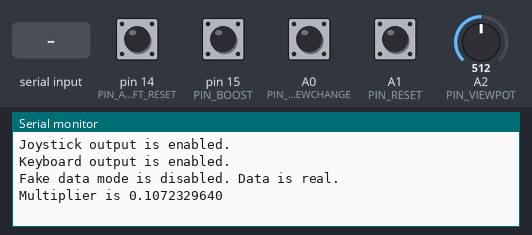
Bench run of a sketch on a simulated Arduino Leonardo, built with avr-gcc and run on an emulated ATmega32U4. On the bench: the last lines printed to the serial monitor. The test bench sets the inputs (shaded band); at power-on: A0 (PIN_VIEWCHANGE), A1 (PIN_RESET), pin 14 (PIN_AIRCRAFT_RESET), pin 15 (PIN_BOOST) HIGH, A2 (PIN_VIEWPOT) = 512. Random numbers use the default seed unless the sketch sets one; USB keyboard and mouse output is not drawn.

Above: at 1.2 s.
1.3 s: A2 (PIN_VIEWPOT) set to 245
At 2.5 s:
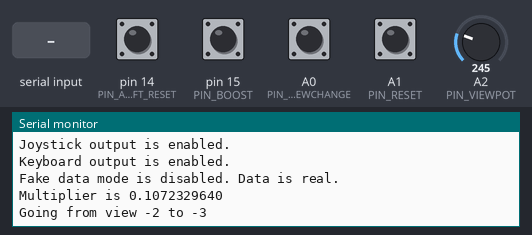
3.1 s: "d90\n" received over Serial
At 4.3 s:
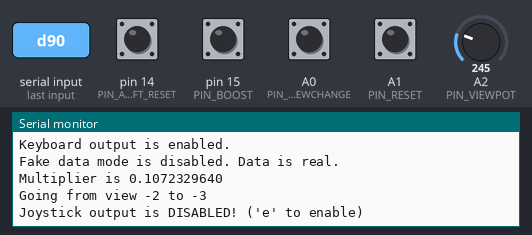
4.6 s: byte 122 ('z') received over Serial
At 5.7 s:
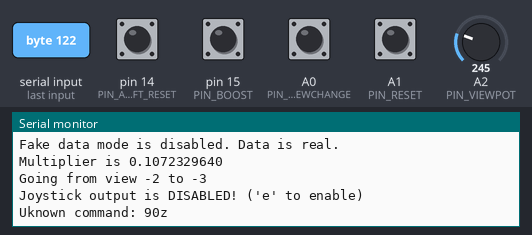
6.1 s: "k90\n" received over Serial
At 6.9 s:
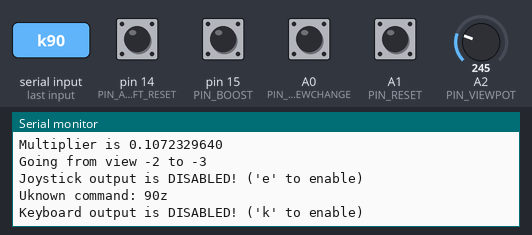
7.6 s: "f90\n" received over Serial
At 8.0 s:
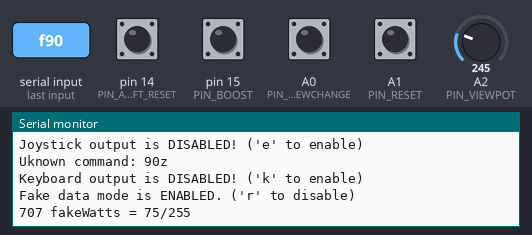
9.1 s: byte 122 ('z') received over Serial
Timing chart, 0 to 11.6 s (numbered marks = the images above; inputs shaded):
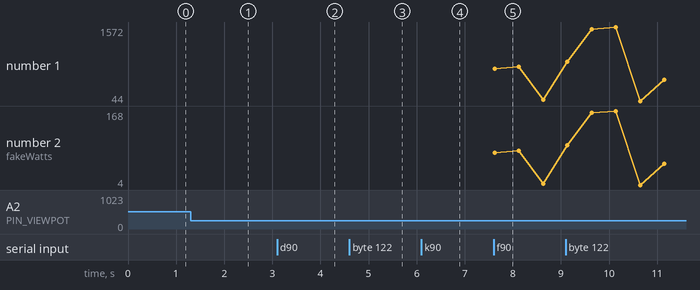

Measured:
- after the input at 1.3 s, the serial monitor: prints a new line after 0.38 s (image 1)
- after the input at 3.1 s, the serial monitor: prints a new line at once (image 2)
- after the input at 4.6 s, the serial monitor: prints a new line at once (image 3)
- after the input at 6.1 s, the serial monitor: prints a new line at once (image 4)
- after the input at 7.6 s, the serial monitor: prints a new line at once (image 5)

The sketch:

arduinomicro_joystick.ino
```cpp
#include "Joystick.h"
#include <stdint.h>
#include <Keyboard.h>

//change log notes starting with v32
//v32 -- change rate of Keep Awake to 60000 milliseconds
//v33 -- fixed bug re: *watts comparison for KEEP_AWAKE test
//v34 -- fix view change knob centering problem (limit to 4 moves each side of center, and auto re-center)
//v35 -- fix notes on number of view change knob 'clicks' (4 each side) + fix some other nots
//v36 -- change view change knob to limit to 3 clicks each side

// Pin for the view angle potentiometer, comment out to disable this functionality
#define PIN_VIEWPOT A2
// Calibration values
#define VIEWPOT_MAX 1023
#define VIEWPOT_MIN 0
// Uncomment to reverse the potentiometer direction (software alternative to swapping the power wires of the pot)
//#define VIEWPOT_REVERSE
// Which joystick buttons are bound to view left and right in the simulator
#define JOY_BTN_VIEWRIGHT 10
#define JOY_BTN_VIEWLEFT 11

// Pin for the Aircraft Reset (aka "Reset Aircraft")
//that positions aircraft on runway 27 when airplane is at Lasham
//and Kremer Contest in Aircraft Options is set to on
#define PIN_AIRCRAFT_RESET 14
// Uncomment if this input is active-low
#define PIN_AIRCRAFT_RESET_ACTIVELOW
// The code to run when the button changes state to active
// - see https://www.arduino.cc/en/Reference/KeyboardModifiers
#define BTN_AIRCRAFT_RESET_PRESS  Keyboard.press('r')
// The code to run when the button changes state to inactive
#define BTN_AIRCRAFT_RESET_UNPRESS Keyboard.release('r')


// Pin for the temporary boost button, comment out to disable this functionality
#define PIN_BOOST 15
// Uncomment if this input is active-low
#define PIN_BOOST_ACTIVELOW
// Boost button duration in milliseconds (changed to 15000 ms on 28-Sep-2019)
#define BOOST_DURATION 15000L
// Set to 2.0f for 2x boost, 3.0f for 3x boost, etc (changed to 3.0f on 28-Sep-2019)
#define BOOST_MULTIPLIER 3.0f


// Pin for the reset simulation button
#define PIN_RESET A1
// Uncomment if this input is active-low
#define PIN_RESET_ACTIVELOW
// The code to run when the button changes state to active
// - see https://www.arduino.cc/en/Reference/KeyboardModifiers
#define BTN_RESET_PRESS Keyboard.press(KEY_LEFT_SHIFT);Keyboard.press(KEY_ESC)
// The code to run when the button changes state to inactive
#define BTN_RESET_UNPRESS Keyboard.release(KEY_ESC);Keyboard.release(KEY_LEFT_SHIFT)

// Pin for the view change button
#define PIN_VIEWCHANGE A0
// Uncomment if this input is active-low
#define PIN_VIEWCHANGE_ACTIVELOW
// The code to run when the button changes state to active
// - see https://www.arduino.cc/en/Reference/KeyboardModifiers
#define BTN_VIEWCHANGE_PRESS Keyboard.press('v')
// The code to run when the button changes state to inactive
#define BTN_VIEWCHANGE_UNPRESS Keyboard.release('v')

//The FlightGear center view shortcut (set every time view change knob is centered)
#define RECENTER_VIEW_PRESS Keyboard.press(KEY_LEFT_SHIFT);Keyboard.press(KEY_UP_ARROW)
#define RECENTER_VIEW_UNPRESS Keyboard.release(KEY_UP_ARROW);Keyboard.release(KEY_LEFT_SHIFT)

// Called whenever we get power data from the pedals, used to prevent the computer from going into screensaver mode
// Left bracket is flaps up, which does nothing on the current SUMPAC sim
#define KEEP_AWAKE Keyboard.write('[')
// Minimum milliseconds between keep awake events
// changed KEEP_AWAKE_PERIOD to UL data type (instead of L) to fix timing bug
#define KEEP_AWAKE_PERIOD 60000UL
// Watts reading needs to be greater than this number to trigger keep-awake
#define KEEP_AWAKE_THRESHOLD 3

// Display heartbeat on this joystick button output, comment out to disable this functionality
#define JOY_BTN_BLINK 0
// Display fake data state on a joystick button output, comment out to disable this functionality
#define JOY_BTN_FAKEDATA 1

// 255 = 100% throttle = 2378 watts to conform to the DaSH simulator
#define DEFAULT_MULTIPLIER (255.0f / 2378.0f)

// Print a byte as a 2-character hex value
void printHex(uint8_t val) {
  if (val < 16) {
    Serial.write('0');
  }
  Serial.print(val, HEX);
}

// Code that handles getting wattage data from the serial
#define START_VAL 0xFFFF
#define END_VAL 0xBEEF
typedef struct {
  uint16_t startVal;
  uint16_t watts;
  uint16_t checksum;
  uint16_t endVal;
} Packet, *PacketPtr;
// Returns a pointer to the current wattage read from the serial port, if there's no valid packet it returns NULL
uint16_t *readPacket() {
  static uint8_t buf[sizeof(Packet)];
  const static PacketPtr packet = (PacketPtr) (&buf);
  static int8_t debug_i = sizeof(Packet);
  static uint16_t ret_watts = 0;

  while (Serial1.available()) {
    // Shift bytes down the buffer, shifting in the new Serial1 byte
    if (debug_i == 0 && Serial) printHex(buf[0]); // write out bytes that weren't part of a packet
    else debug_i--; // ignore bytes that were in a packet
    for (uint8_t i = 0; i < sizeof(Packet) - 1; i++) {
      buf[i] = buf[i + 1];
    }
    buf[sizeof(Packet) - 1] = Serial1.read();

    // Check if the packet is valid
    if (packet->startVal == START_VAL && packet->endVal == END_VAL) {
      if ((packet->watts + packet->checksum) == 0) {
        // packet is valid, return the data
        ret_watts = packet->watts;
        debug_i = sizeof(Packet);
        return &ret_watts;
      }
    }
  }
  // Didn't find a valid packet to return and we've run out of Serial1 data
  return NULL;
}

// Return a new fake value every 0.5 seconds
uint16_t *fakePacket() {
  static uint16_t watts = 0;
  static unsigned long lastTime = 0;
  if (millis() > lastTime + 500) {
    watts = random(0, 2300);
    lastTime = millis();
    return &watts;
  } else {
    return NULL;
  }
}

// Values changeable from the USB command interface
// throttle = watts * multiplier. Gets modified by boost button (if applicable)
static float multiplier = DEFAULT_MULTIPLIER;
// Doesn't output any joystick data while false
static bool enabled = true;
// Doesn't output any keyboard data while false
static bool kbenabled = true;
// Whether or not to use the fakePacket function instead of readPacket
static bool fakeDataMode = false;


// Print Joystick output status
void pStatJoy() {
  if (enabled) Serial.println("Joystick output is enabled.");
  else Serial.println("Joystick output is DISABLED! ('e' to enable)");
}
// Print Keyboard output status
void pStatKB() {
  if (kbenabled) Serial.println("Keyboard output is enabled.");
  else Serial.println("Keyboard output is DISABLED! ('k' to enable)");
}
// Print Fake Data Mode status
void pStatFake() {
  if (fakeDataMode) Serial.println("Fake data mode is ENABLED. ('r' to disable)");
  else Serial.println("Fake data mode is disabled. Data is real.");
}
// Print Multiplier value
void pStatMult() {
  Serial.print("Multiplier is ");
  Serial.println(multiplier, 10);
}
// Print statuses and values
void printStatus() {
  pStatJoy();
  pStatKB();
  pStatFake();
  pStatMult();
}

// Print welcome/version and instructions
void printInfo() {
  Serial.print("SUMPAC pedal joystick v32");
#ifdef JOY_BTN_BLINK
  Serial.write('H'); // heartbeat
#endif
#ifdef JOY_BTN_FAKEDATA
  Serial.write('F');
#endif
#ifdef PIN_VIEWPOT
  Serial.write('V');
#endif
#ifdef PIN_BOOST
  Serial.write('B');
#endif
#ifdef PIN_RESET
  Serial.write('R');
#endif
#ifdef PIN_VIEWCHANGE
  Serial.write('C');
#endif
#ifdef KEEP_AWAKE
  Serial.write('A');
#endif
  Serial.println(". (type 'h' for help)");
  Serial.println("Joystick output: 'e' to enable, 'd' to disable.");
  Serial.println("Fake Data Mode: 'f' (for 'fake') to enable, 'r' (for 'real') to disable.");
  Serial.println("Multiplier: '-' for default (2378 Watts = max throttle),");
  Serial.println("    '=' for 1.0 (255 W max throt.), '+' for 2.0 (127 W max throt.).");
  Serial.println("Manually set throttle (overwritten by data): \"t123z\" (throttle = 123).");
  printStatus();
}
void serialWelcome() {
  static bool didWelcome = false;
  if (didWelcome) return;

  if (Serial) {
    printInfo();
    didWelcome = true;
  }
}

void setup() {
  Serial.begin(115200);
  Serial1.begin(115200);

#ifdef PIN_BOOST
#ifdef PIN_BOOST_ACTIVELOW
  pinMode(PIN_BOOST, INPUT_PULLUP);
#else
  pinMode(PIN_BOOST, INPUT); // needs external pulldown resistor
#endif
#endif

#ifdef PIN_RESET
#ifdef PIN_RESET_ACTIVELOW
  pinMode(PIN_RESET, INPUT_PULLUP);
#else
  pinMode(PIN_RESET, INPUT); // needs external pulldown resistor
#endif
#endif

#ifdef PIN_AIRCRAFT_RESET
#ifdef PIN_AIRCRAFT_RESET_ACTIVELOW
  pinMode(PIN_AIRCRAFT_RESET, INPUT_PULLUP);
#else
  pinMode(PIN_AIRCRAFT_RESET, INPUT); // needs external pulldown resistor
#endif
#endif

#ifdef PIN_VIEWCHANGE
#ifdef PIN_VIEWCHANGE_ACTIVELOW
  pinMode(PIN_VIEWCHANGE, INPUT_PULLUP);
#else
  pinMode(PIN_VIEWCHANGE, INPUT); // needs external pulldown resistor
#endif
#endif


#ifdef PIN_VIEWPOT
  pinMode(PIN_VIEWPOT, INPUT);
#endif

  Joystick.begin(false);
  Keyboard.begin();
  serialWelcome();
}

void setThrottle(uint8_t value) {
  Joystick.setThrottle(value);
  Joystick.sendState();
}

uint8_t watts2throttle(uint16_t watts) {
  float tmp = (float) watts;
  tmp = tmp * multiplier;
  if (tmp >= 255.0f) return 255;
  else return (uint8_t) tmp;
}

// Read in any waiting characters from the USB command interface and execute any valid commands
void doCommands() {
  static char cmd[50];
  static char cmdi = 0;
  if (Serial) {
    int c = Serial.read();

    if (c == 'e' || c == 'd') { // enable, disable
      enabled = c == 'e';
      pStatJoy();
    } else if (c == 'k') { // toggle keyboard enable
      kbenabled = !kbenabled;
      pStatKB();
    } else if (c == 'f' || c == 'r') { // fakeData, realData
      fakeDataMode = c == 'f';
      pStatFake();
#ifdef JOY_BTN_FAKEDATA
      // Display fake data state on a joystick button output
      Joystick.setButton(JOY_BTN_FAKEDATA, fakeDataMode);
#endif
    } else if (c == 's') { // status
      printStatus();
    } else if (c == 'h') { // help
      printInfo();
    } else if (c == '-' || c == '=' || c == '+') {
      if (c == '-') multiplier = DEFAULT_MULTIPLIER;
      if (c == '=') multiplier = 1.0f;
      if (c == '+') multiplier = 2.0f;
      pStatMult();
    } else if (c == 't') { // Command 't' (aka throttle set) start
      cmd[0] = c; cmdi = 1;
    } else if ('0' <= c && c <= '9') { // Place numbers in command buffer
      cmd[cmdi++] = c;
    } else if (c == 'z') { // End command
      // Parse command
      if (cmd[0] == 't') { // Throttle set command
        uint8_t setVal = (cmd[1] - '0')*100 + (cmd[2] - '0')*10 + (cmd[3] - '0')*1;
        setThrottle(setVal);
        Serial.print("Throttle set to "); Serial.println(setVal, DEC);
      } else { // Invalid command
        cmd[cmdi++] = 'z';
        cmd[cmdi] = 0;
        Serial.print("Uknown command: ");
        Serial.println(cmd);
      }
    }
  }
}

void doView();
void doBoost();
void loop() {
  serialWelcome();

  doCommands();

  // Handle fake data or incoming data from RPi
  uint16_t *watts;
  if (fakeDataMode) watts = fakePacket();
  else watts = readPacket();
#ifdef KEEP_AWAKE
// changed keepAwakeTimer to UL data type instead of L to fix KEEP_AWAKE timing bug
  static unsigned long keepAwakeTimer = 0UL;
#endif
  if (watts != NULL) {
    uint8_t throttle = watts2throttle(*watts);
    if (enabled) setThrottle(throttle);
    if (Serial) {
      Serial.print(*watts, DEC);
      if (fakeDataMode) Serial.print(" fakeWatts = ");
      else Serial.print(" watts = ");
      Serial.print(throttle, DEC);
      Serial.println("/255");
    }
#ifdef KEEP_AWAKE
    if (kbenabled && (watts != NULL) && (*watts > KEEP_AWAKE_THRESHOLD) && (millis() >= keepAwakeTimer)) {
      KEEP_AWAKE;
      keepAwakeTimer = millis() + KEEP_AWAKE_PERIOD;
    }
#endif
  }

  // Increments by 1 every 0.1 seconds
  static unsigned char timer = 0;
  // Every 0.1 seconds sample the buttons
  static unsigned long lastBtnUpdate = 0;
  if (millis() > lastBtnUpdate + 100L) {
    lastBtnUpdate = millis(); timer++;

#ifdef JOY_BTN_BLINK
    // Every second, toggle state of button 0 joystick output
    if (timer % 10 == 0) Joystick.setButton(JOY_BTN_BLINK, timer % 20);
#endif

#ifdef PIN_BOOST
    doBoost();
    Joystick.setButton(3, !digitalRead(PIN_BOOST)); // NOT NEEDED
#endif
#ifdef PIN_RESET
    doBtnReset();
    Joystick.setButton(2, !digitalRead(PIN_RESET)); // NOT NEEDED
#endif
#ifdef PIN_AIRCRAFT_RESET
    doBtnAircraftReset();
#endif
#ifdef PIN_VIEWCHANGE
    doBtnViewChange();
#endif

#ifdef PIN_VIEWPOT
    doViewPot();
#endif

    if (enabled) Joystick.sendState();
  }
}

#ifdef PIN_RESET
void doBtnReset() {
  static bool lastVal = false;
#ifdef PIN_RESET_ACTIVELOW
  bool btn = !digitalRead(PIN_RESET);
#else
  bool btn = digitalRead(PIN_RESET);
#endif

  if (btn != lastVal) {
    if (kbenabled) {
      if (btn) {
	BTN_RESET_PRESS;
      } else {
	BTN_RESET_UNPRESS;
      }
    }
    lastVal = btn;
  }
}
#endif

#ifdef PIN_AIRCRAFT_RESET
void doBtnAircraftReset() {
  static bool lastVal = false;
#ifdef PIN_AIRCRAFT_RESET_ACTIVELOW
  bool btn = !digitalRead(PIN_AIRCRAFT_RESET);
#else
  bool btn = digitalRead(PIN_AIRCRAFT_RESET);
#endif

  if (btn != lastVal) {
    if (kbenabled) {
      if (btn) {
  BTN_AIRCRAFT_RESET_PRESS;
      } else {
  BTN_AIRCRAFT_RESET_UNPRESS;
      }
    }
    lastVal = btn;
  }
}
#endif


#ifdef PIN_VIEWCHANGE
void doBtnViewChange() {
  static bool lastVal = false;
#ifdef PIN_VIEWCHANGE_ACTIVELOW
  bool btn = !digitalRead(PIN_VIEWCHANGE);
#else
  bool btn = digitalRead(PIN_VIEWCHANGE);
#endif

  if (btn != lastVal) {
    if (kbenabled) {
      if (btn) {
	BTN_VIEWCHANGE_PRESS;
      } else {
	BTN_VIEWCHANGE_UNPRESS;
      }
    }
    lastVal = btn;
  }
}
#endif

#ifdef PIN_BOOST
// Change the multiplier based off of a temporary power boost button to make it easier to take off
void doBoost() {
#ifdef PIN_BOOST_ACTIVELOW
  bool btn = !digitalRead(PIN_BOOST);
#else
  bool btn = digitalRead(PIN_BOOST);
#endif

  static unsigned long boostExpiry = 0;
  if (btn) {
    if (multiplier != DEFAULT_MULTIPLIER * BOOST_MULTIPLIER) {
      multiplier = DEFAULT_MULTIPLIER * BOOST_MULTIPLIER;
      pStatMult();
    }
    boostExpiry = millis() + BOOST_DURATION;
  } else if (millis() > boostExpiry && multiplier != DEFAULT_MULTIPLIER) {
    multiplier = DEFAULT_MULTIPLIER;
    pStatMult();
  }
}
#endif

#ifdef PIN_VIEWPOT
// Change the view direction based off of the VIEWPOT potentiometer position
void doViewPot() {
  int a = analogRead(PIN_VIEWPOT);
  a -= VIEWPOT_MIN;
#ifdef VIEWPOT_REVERSE
  a = (VIEWPOT_MAX - VIEWPOT_MIN) - a;
#endif
  // Takes 5 button clicks to get all the way from center to one side * 2 sides + center = 11 positions
  int desiredView = (a * 11) / (VIEWPOT_MAX - VIEWPOT_MIN);
  desiredView -= 5; // center
  if (desiredView > 5) desiredView = 5; // cut off top
  if (desiredView == 5) desiredView =3; // limit look 'right' to not go all the way 150 deg, (stop at 90 deg)
  if (desiredView == -5) desiredView =-3; // limit look 'left' to not go all the way 150 deg, (stop at 90 deg)


  // Go to the desired view
  // Counter for current view position. Negative is left, positive is right
  static int currentView = 0;
  static unsigned char wait = 0;
  if (wait) {
    if (wait == 1) {
      Joystick.setButton(JOY_BTN_VIEWRIGHT, false);
      Joystick.setButton(JOY_BTN_VIEWLEFT, false);
      RECENTER_VIEW_UNPRESS;
    }
    wait--; // wait for 0.1 seconds (this function is called every 0.1s)
  } else {
    Joystick.setButton(JOY_BTN_VIEWRIGHT, false);
    Joystick.setButton(JOY_BTN_VIEWLEFT, false);
    if (desiredView == 0 && currentView != 0) {
      currentView = 0;
      RECENTER_VIEW_PRESS;
      wait = 2;
    } else if (desiredView > currentView) {
      // Set the VIEWRIGHT button to true for 0.1 seconds to go right by 1
      Joystick.setButton(JOY_BTN_VIEWRIGHT, true);
      currentView++;
      wait = 2;
    } else if (desiredView < currentView) {
      // Set the VIEWLEFT button to true for 0.1 seconds to go left by 1
      Joystick.setButton(JOY_BTN_VIEWLEFT, true);
      currentView--;
      wait = 2;
    }
  }

  static int debugCounter = 0;
  if (debugCounter % 5 == 0) {
    //Serial.print("a = "); Serial.println(a, DEC);
    if (currentView != desiredView) {
      Serial.print("Going from view ");
      Serial.print(currentView, DEC);
      Serial.print(" to ");
      Serial.println(desiredView, DEC);
    }
  }
  debugCounter++;
}
#endif
```
